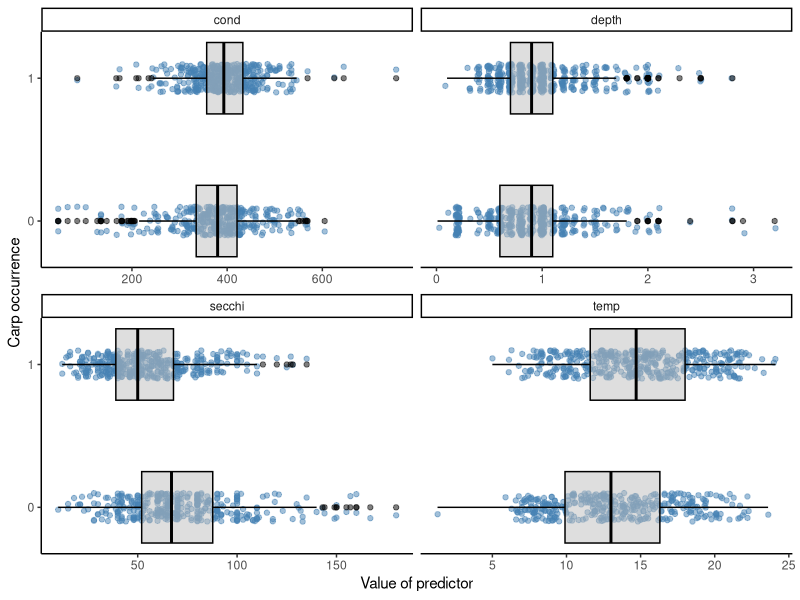
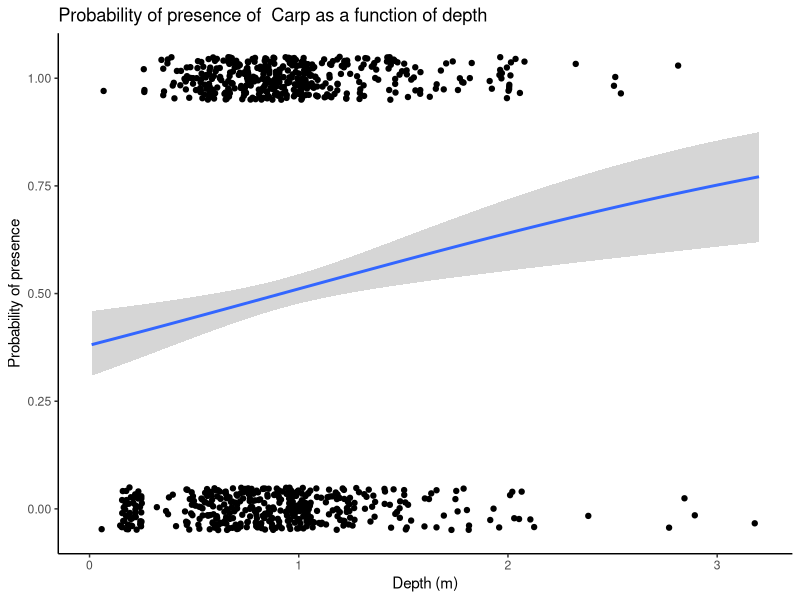
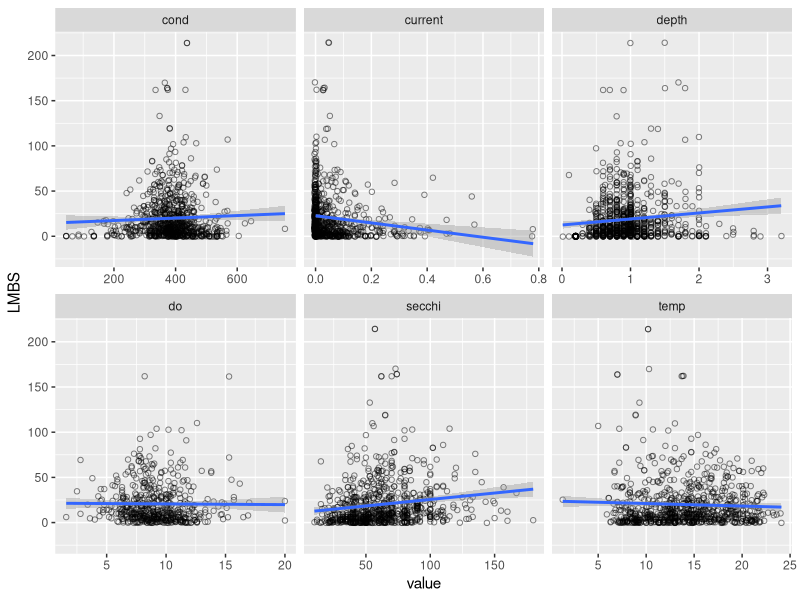
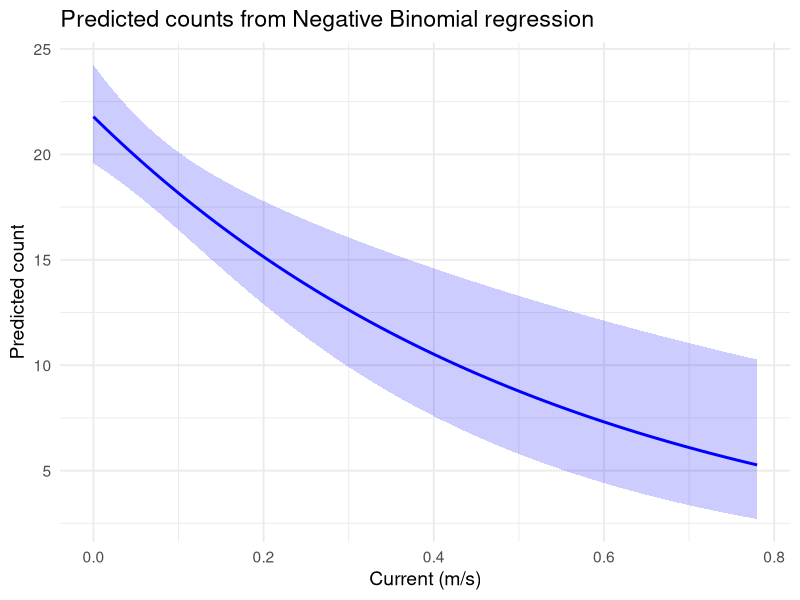

These charts were generated, in order, by the following R code:
## ---- chunk 1
library(tidyverse)

umr_wide <- read_csv("data/umr_counts_wide.csv")

#Period already filtered to 3
umr_sub <-  umr_wide %>%
  filter(gear == "D",
         stratum_full == "Backwater",
         depth < 5)
## ---- chunk 2
names(umr_sub)
## ---- chunk 3
species <- names(umr_sub)[17:26]

fish_binary <- umr_sub %>% 
 mutate(across(any_of(species), ~ case_when(. > 0 ~ 1, TRUE ~ 0)))

## ---- chunk 4
carp_long <- fish_binary %>%
  select(CARP, secchi:do) %>%
  pivot_longer(cols = secchi:cond, names_to = "variable", values_to = "value")
## ---- chunk 5
ggplot(carp_long, 
         aes(value, CARP))+
  geom_jitter(height = .1, width = .02, alpha =0.5, color = "steelblue")+
  geom_boxplot(aes(group = CARP), 
                   width = 0.5, alpha = 0.5, color = "black", fill = "gray")+
  facet_wrap(~variable, nrow = 2, scales = "free_x")+
  scale_y_continuous(breaks = c(0,1))+
  labs(x = "Value of predictor", y = "Carp occurrence")+
  theme_classic()
## ---- chunk 6
glm.bin<- glm(CARP ~ secchi + temp + depth + cond,
            data = fish_binary,
            family = binomial)
## ---- chunk 7
summary(glm.bin)
## ---- chunk 8
# Extracting model coefficients
glm.bin$coefficients
## ---- chunk 9
exp(glm.bin$coefficient)
## ---- chunk 10
ggplot(fish_binary, aes(x = depth, y = CARP)) +
  geom_jitter(height = 0.05, width = 0.05) +
  stat_smooth(
    method = "glm",
    method.args = list(family = binomial),
    se = TRUE
  ) +
  xlab("Depth (m)") +
  ylab("Probability of presence") +
  ggtitle("Probability of presence of  Carp as a function of depth") +
  theme_classic()

## ---- chunk 11
umr_sub %>%
  select(LMBS, secchi:do) %>%
  pivot_longer(cols = secchi:do, names_to = "variable", values_to = "value") %>%
  ggplot(aes(value, LMBS))+
  geom_jitter(pch = 21, alpha =0.5)+
  geom_smooth(method = "glm")+
  facet_wrap(~variable, nrow = 2, scales = "free_x")
## ---- chunk 12
library(MASS)

mod_nb = glm.nb(LMBS ~ secchi + temp + depth + current + do,
  data = umr_sub)

summary(mod_nb)
## ---- chunk 13
mod_nb$coefficients
## ---- chunk 14
newdat <- tibble(current = seq(min(umr_sub$current, na.rm = T), max(umr_sub$current, na.rm = T), length.out = 100),
                 secchi = mean(umr_sub$secchi, na.rm = TRUE),
                 temp = mean(umr_sub$temp, na.rm = TRUE),
                 depth = mean(umr_sub$depth, na.rm = TRUE),
                 do = mean(umr_sub$do, na.rm = TRUE),)
## ---- chunk 15
pred_link <- predict(mod_nb, newdata = newdat, se.fit = TRUE, type = "link")
## ---- chunk 16
newdat <- newdat %>%
  mutate(
    fit_link = pred_link$fit,
    se_link = pred_link$se.fit,
    lwr = exp(fit_link - 1.96 * se_link),
    upr = exp(fit_link + 1.96 * se_link),
    pred_count = exp(fit_link)
  )
## ---- chunk 17
ggplot(newdat, aes(x = current, y = pred_count)) +
  geom_line(color = "blue", size = 1) +
  geom_ribbon(aes(ymin = lwr, ymax = upr), alpha = 0.2, fill = "blue") +
  labs(
    x = "Current (m/s)",
    y = "Predicted count",
    title = "Predicted counts from Negative Binomial regression"
  ) +
  theme_minimal(base_size = 14)

